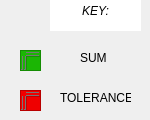
        <widget class="QWidget" name="defaultColourPage">
         <widget class="QTextBrowser" name="defaultKeyTitle">
          <property name="geometry">
           <rect>
            <x>50</x>
            <y>0</y>
            <width>91</width>
            <height>31</height>
           </rect>
          </property>
          <property name="frameShape">
           <enum>QFrame::NoFrame</enum>
          </property>
          <property name="html">
           <string>&lt;!DOCTYPE HTML PUBLIC &quot;-//W3C//DTD HTML 4.0//EN&quot; &quot;http://www.w3.org/TR/REC-html40/strict.dtd&quot;&gt;
&lt;html&gt;&lt;head&gt;&lt;meta name=&quot;qrichtext&quot; content=&quot;1&quot; /&gt;&lt;style type=&quot;text/css&quot;&gt;
p, li { white-space: pre-wrap; }
&lt;/style&gt;&lt;/head&gt;&lt;body style=&quot; font-family:'MS Shell Dlg 2'; font-size:7.8pt; font-weight:400; font-style:normal;&quot;&gt;
&lt;p align=&quot;center&quot; style=&quot; margin-top:0px; margin-bottom:0px; margin-left:0px; margin-right:0px; -qt-block-indent:0; text-indent:0px;&quot;&gt;&lt;span style=&quot; font-size:9pt; font-style:italic;&quot;&gt;KEY:&lt;/span&gt;&lt;/p&gt;&lt;/body&gt;&lt;/html&gt;</string>
          </property>
         </widget>
         <widget class="QTextBrowser" name="defaultSumColour">
          <property name="geometry">
           <rect>
            <x>20</x>
            <y>50</y>
            <width>21</width>
            <height>21</height>
           </rect>
          </property>
          <property name="styleSheet">
           <string notr="true">background-color: rgb(27, 182, 4);</string>
          </property>
         </widget>
         <widget class="QTextBrowser" name="defaultTolColour">
          <property name="geometry">
           <rect>
            <x>20</x>
            <y>90</y>
            <width>21</width>
            <height>21</height>
           </rect>
          </property>
          <property name="styleSheet">
           <string notr="true">background-color: rgb(239, 0, 0)</string>
          </property>
         </widget>
         <widget class="QLabel" name="defaultSumLabel">
          <property name="geometry">
           <rect>
            <x>80</x>
            <y>50</y>
            <width>55</width>
            <height>16</height>
           </rect>
          </property>
          <property name="text">
           <string>SUM</string>
          </property>
         </widget>
         <widget class="QLabel" name="defaultTolLabel">
          <property name="geometry">
           <rect>
            <x>60</x>
            <y>90</y>
            <width>71</width>
            <height>16</height>
           </rect>
          </property>
          <property name="text">
           <string>TOLERANCE</string>
          </property>
         </widget>
        </widget>
